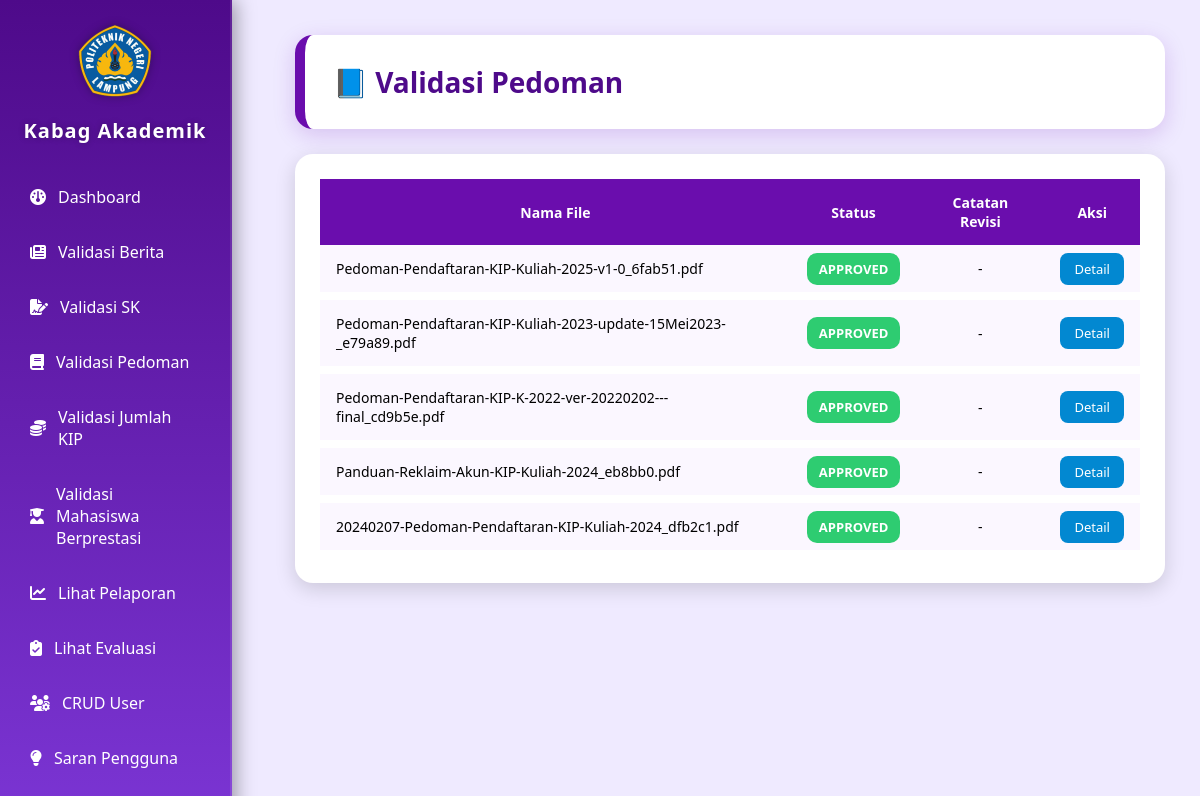
The page /kabag_akademik/validasi_pedoman.php (signed in) on the database its author committed.
### tables this page shows
CREATE TABLE `pedoman` (
  `id_pedoman` int(11) UNSIGNED NOT NULL,
  `nama_file` varchar(255) NOT NULL,
  `file_path` varchar(255) NOT NULL,
  `id_admin` int(11) DEFAULT NULL,
  `status` enum('pending','approved','rejected') NOT NULL DEFAULT 'pending',
  `catatan_revisi` text DEFAULT NULL,
  `approved_by` int(11) UNSIGNED DEFAULT NULL,
  `tanggal_upload` timestamp NOT NULL DEFAULT current_timestamp(),
  `created_at` timestamp NOT NULL DEFAULT current_timestamp(),
  `updated_at` timestamp NULL DEFAULT NULL ON UPDATE current_timestamp()
);

### kabag_akademik/validasi_pedoman.php (the view, shortened to what this page needs)
<?php
include '../koneksi.php';
include 'sidebar.php';
$q = mysqli_query($koneksi, "SELECT * FROM pedoman ORDER BY id_pedoman DESC");
?>
<div class="content-wrapper">
    <div class="header-card">
        <h2>📘 Validasi Pedoman</h2>
    </div>
    <div class="table-card">
        <table class="styled-table">
            <thead>
                <tr>
                    <th>Nama File</th>
                    <th>Status</th>
                    <th>Catatan Revisi</th>
                    <th>Aksi</th>
                </tr>
            </thead>
            <tbody>
            <?php while($d = mysqli_fetch_assoc($q)) {
                $status = strtolower($d['status']);
                $id = $d['id_pedoman'];
                if ($status == "approved") {
                    $badge = '<span class="badge success">APPROVED</span>';
                } elseif ($status == "pending") {
                    $badge = '<span class="badge pending">PENDING</span>';
                } else {
                    $badge = '<span class="badge danger">REJECTED / REVISI</span>';
                }
            ?>
            <tr>
                <td style="text-align:left;"><?= htmlspecialchars($d['nama_file']) ?></td>
                <td><?= $badge ?></td>
                <td>
                    <?php if (!empty($d['catatan_revisi'])) { ?>
                        <button class="btn-info" onclick="openModal('modal-note-<?= $id ?>')">Lihat</button>
                        <div id="modal-note-<?= $id ?>" class="modal-overlay">
                            <div class="modal-box">
                                <span class="close" onclick="closeModal('modal-note-<?= $id ?>')">&times;</span>
                                <h3>Catatan Revisi</h3>
                                <p><?= nl2br(htmlspecialchars($d['catatan_revisi'])) ?></p>
                            </div>
                        </div>
                    <?php } else { echo "-"; } ?>
                </td>
                <td>
                    <a class="btn-detail" href="validasi_pedoman_detail.php?id=<?= $id ?>">Detail</a>
                </td>
            </tr>
            <?php } ?>
            </tbody>
        </table>
    </div>
</div>

### kabag_akademik/validasi_pedoman.php (style rules this page uses)
.content-wrapper { margin-left: 260px; padding: 35px; }
.header-card { background: #ffffff; padding: 28px; border-radius: 18px; border-left: 10px solid #6a0dad; box-shadow: 0 6px 22px rgba(106, 13, 173, 0.18); margin-bottom: 25px; }
.header-card h2 { margin: 0; font-size: 28px; font-weight: 800; color: #4e0a8a; }
.table-card { background: white; padding: 25px; border-radius: 18px; margin-top: 25px; box-shadow: 0 6px 20px rgba(0,0,0,0.15); }
.styled-table { width: 100%; border-collapse: collapse; }
.styled-table thead tr { background: #6a0dad; color: white; }
.styled-table th, .styled-table td { padding: 14px 16px; text-align: center; font-size: 14px; }
.styled-table tbody tr { background: #fbf7ff; border-bottom: 8px solid #ffffff; transition: 0.2s; }
.badge { padding: 7px 12px; border-radius: 10px; font-size: 13px; font-weight: 600; color: white; }
.success { background: #2ecc71; }
.btn-detail { background: #0288D1; padding: 7px 14px; border-radius: 8px; color: white; cursor: pointer; text-decoration: none; font-size: 13px; }

### rows shown on the page
pedoman: nama_file "Pedoman-Pendaftaran-KIP-Kuliah-2025-v1-0_6fab51.pdf", status "APPROVED"
pedoman: nama_file "Pedoman-Pendaftaran-KIP-Kuliah-2023-update-15Mei2023-_e79a89.pdf", status "APPROVED"
pedoman: nama_file "Pedoman-Pendaftaran-KIP-K-2022-ver-20220202---final_cd9b5e.pdf", status "APPROVED"
pedoman: nama_file "Panduan-Reklaim-Akun-KIP-Kuliah-2024_eb8bb0.pdf", status "APPROVED"
pedoman: nama_file "20240207-Pedoman-Pendaftaran-KIP-Kuliah-2024_dfb2c1.pdf", status "APPROVED"
